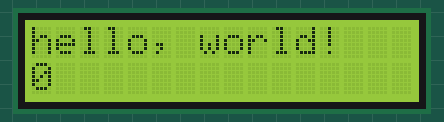
Bench run of a sketch on a simulated Arduino Uno, built with avr-gcc and run on an emulated ATmega328P. Shown: 16×2 character LCD.

Above: at 0.1 s.
At 4.1 s:
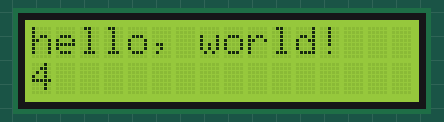
At 9.1 s:
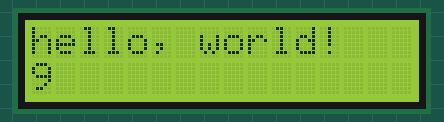
At 19.1 s:
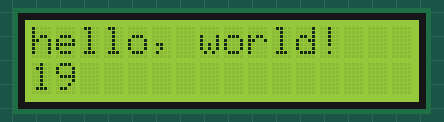
At 28.1 s:
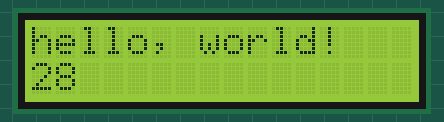
At 38.1 s:
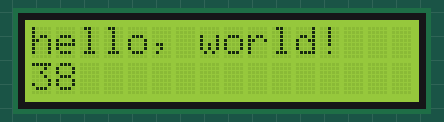

Measured:
- what the display in image 1 shows lasts 1.0 s, from 4.1 s to 5.1 s

The sketch:

LCD_Display_ino.ino
```cpp
#include <LiquidCrystal.h>

LiquidCrystal lcd(12, 11, 5, 4, 3, 2);
int counter = 0;

void setup() {
  lcd.begin(16, 2);
  lcd.setCursor(0, 0);
  lcd.print("hello, world!");
}

void loop() {
  lcd.setCursor(0, 1);
  lcd.print(counter);
  counter++;
  delay(1000);
}
```
